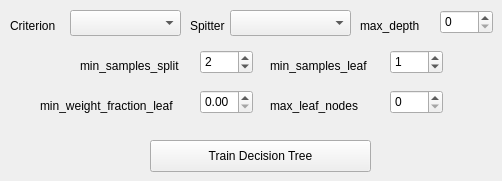
   <widget class="QWidget" name="tab1">
    <attribute name="title">
     <string>Decision Tree</string>
    </attribute>
    <widget class="QComboBox" name="splitter_combo_box">
     <property name="geometry">
      <rect>
       <x>230</x>
       <y>10</y>
       <width>121</width>
       <height>26</height>
      </rect>
     </property>
     <property name="toolTip">
      <string>&lt;html&gt;&lt;head/&gt;&lt;body&gt;&lt;p&gt;&lt;span style=&quot; font-family:'Helvetica,Arial,sans-serif'; font-weight:600; color:#1d1f22;&quot;&gt;splitter&lt;/span&gt;&lt;span style=&quot; font-family:'Helvetica,Arial,sans-serif'; color:#1d1f22;&quot;&gt; : string, optional (default=”best”)&lt;/span&gt;&lt;/p&gt;&lt;p&gt;&lt;span style=&quot; font-family:'Helvetica,Arial,sans-serif'; color:#1d1f22;&quot;&gt;The strategy used to choose the split at each node. Supported strategies are “best” to choose the best split and “random” to choose the best random split.&lt;/span&gt;&lt;/p&gt;&lt;/body&gt;&lt;/html&gt;</string>
     </property>
    </widget>
    <widget class="QLabel" name="label_4">
     <property name="geometry">
      <rect>
       <x>190</x>
       <y>10</y>
       <width>41</width>
       <height>31</height>
      </rect>
     </property>
     <property name="text">
      <string>Spitter</string>
     </property>
    </widget>
    <widget class="QDoubleSpinBox" name="min_weight_fraction_leaf_spinBox">
     <property name="geometry">
      <rect>
       <x>200</x>
       <y>90</y>
       <width>53</width>
       <height>24</height>
      </rect>
     </property>
     <property name="toolTip">
      <string>&lt;html&gt;&lt;head/&gt;&lt;body&gt;&lt;p&gt;&lt;span style=&quot; font-family:'Helvetica,Arial,sans-serif'; font-weight:600; color:#1d1f22;&quot;&gt;min_weight_fraction_leaf&lt;/span&gt;&lt;span style=&quot; font-family:'Helvetica,Arial,sans-serif'; color:#1d1f22;&quot;&gt; : float, optional (default=0.)&lt;/span&gt;&lt;/p&gt;&lt;p&gt;&lt;span style=&quot; font-family:'Helvetica,Arial,sans-serif'; color:#1d1f22;&quot;&gt;The minimum weighted fraction of the input samples required to be at a leaf node.&lt;/span&gt;&lt;/p&gt;&lt;/body&gt;&lt;/html&gt;</string>
     </property>
    </widget>
    <widget class="QSpinBox" name="max_leaf_nodes_spinBox">
     <property name="geometry">
      <rect>
       <x>390</x>
       <y>90</y>
       <width>53</width>
       <height>24</height>
      </rect>
     </property>
     <property name="toolTip">
      <string notr="true">&lt;html&gt;&lt;head/&gt;&lt;body&gt;&lt;p&gt;&lt;span style=&quot; font-family:'Helvetica,Arial,sans-serif'; font-weight:600; color:#1d1f22;&quot;&gt;max_leaf_nodes : &lt;/span&gt;&lt;span style=&quot; font-family:'Helvetica,Arial,sans-serif'; color:#1d1f22;&quot;&gt;int or None, optional (default=None)&lt;/span&gt;&lt;/p&gt;&lt;p&gt;&lt;span style=&quot; font-family:'Helvetica,Arial,sans-serif'; color:#1d1f22;&quot;&gt;Grow a tree with max_leaf_nodes in best-first fashion. Best nodes are defined as relative reduction in impurity. If None then unlimited number of leaf nodes. If not None then max_depth will be ignored.&lt;/span&gt;&lt;/p&gt;&lt;/body&gt;&lt;/html&gt;</string>
     </property>
     <property name="value">
      <number>0</number>
     </property>
    </widget>
    <widget class="QLabel" name="label_7">
     <property name="geometry">
      <rect>
       <x>270</x>
       <y>50</y>
       <width>111</width>
       <height>31</height>
      </rect>
     </property>
     <property name="text">
      <string>min_samples_leaf</string>
     </property>
    </widget>
    <widget class="QSpinBox" name="min_samples_leaf_spinBox">
     <property name="geometry">
      <rect>
       <x>390</x>
       <y>50</y>
       <width>53</width>
       <height>24</height>
      </rect>
     </property>
     <property name="toolTip">
      <string>&lt;html&gt;&lt;head/&gt;&lt;body&gt;&lt;p&gt;&lt;span style=&quot; font-family:'Helvetica,Arial,sans-serif'; font-weight:600; color:#1d1f22;&quot;&gt;min_samples_leaf&lt;/span&gt;&lt;span style=&quot; font-family:'Helvetica,Arial,sans-serif'; color:#1d1f22;&quot;&gt; : int, optional (default=1)&lt;/span&gt;&lt;/p&gt;&lt;p&gt;&lt;span style=&quot; font-family:'Helvetica,Arial,sans-serif'; color:#1d1f22;&quot;&gt;The minimum number of samples required to be at a leaf node.&lt;/span&gt;&lt;/p&gt;&lt;/body&gt;&lt;/html&gt;</string>
     </property>
     <property name="value">
      <number>1</number>
     </property>
    </widget>
    <widget class="QSpinBox" name="max_depth_spinBox">
     <property name="geometry">
      <rect>
       <x>440</x>
       <y>10</y>
       <width>53</width>
       <height>24</height>
      </rect>
     </property>
     <property name="toolTip">
      <string>&lt;html&gt;&lt;head/&gt;&lt;body&gt;&lt;p&gt;&lt;span style=&quot; font-family:'Helvetica,Arial,sans-serif'; font-weight:600; color:#1d1f22;&quot;&gt;max_depth&lt;/span&gt;&lt;span style=&quot; font-family:'Helvetica,Arial,sans-serif'; color:#1d1f22;&quot;&gt; : int or None, optional (default=None)&lt;/span&gt;&lt;/p&gt;&lt;p&gt;&lt;span style=&quot; font-family:'Helvetica,Arial,sans-serif'; color:#1d1f22;&quot;&gt;The maximum depth of the tree. If None, then nodes are expanded until all leaves are pure or until all leaves contain less than min_samples_split samples. Ignored if max_leaf_nodes is not None.&lt;/span&gt;&lt;/p&gt;&lt;/body&gt;&lt;/html&gt;</string>
     </property>
    </widget>
    <widget class="QLabel" name="label_5">
     <property name="geometry">
      <rect>
       <x>360</x>
       <y>10</y>
       <width>71</width>
       <height>31</height>
      </rect>
     </property>
     <property name="text">
      <string>max_depth</string>
     </property>
    </widget>
    <widget class="QLabel" name="label_3">
     <property name="geometry">
      <rect>
       <x>10</x>
       <y>10</y>
       <width>51</width>
       <height>31</height>
      </rect>
     </property>
     <property name="text">
      <string>Criterion</string>
     </property>
    </widget>
    <widget class="QLabel" name="label_9">
     <property name="geometry">
      <rect>
       <x>270</x>
       <y>90</y>
       <width>111</width>
       <height>31</height>
      </rect>
     </property>
     <property name="text">
      <string>max_leaf_nodes</string>
     </property>
    </widget>
    <widget class="QLabel" name="label_8">
     <property name="geometry">
      <rect>
       <x>40</x>
       <y>90</y>
       <width>151</width>
       <height>31</height>
      </rect>
     </property>
     <property name="text">
      <string>min_weight_fraction_leaf</string>
     </property>
    </widget>
    <widget class="QSpinBox" name="min_samples_split_spinBox">
     <property name="geometry">
      <rect>
       <x>200</x>
       <y>50</y>
       <width>53</width>
       <height>24</height>
      </rect>
     </property>
     <property name="toolTip">
      <string>&lt;html&gt;&lt;head/&gt;&lt;body&gt;&lt;p&gt;&lt;span style=&quot; font-family:'Helvetica,Arial,sans-serif'; font-weight:600; color:#1d1f22;&quot;&gt;min_samples_split&lt;/span&gt;&lt;span style=&quot; font-family:'Helvetica,Arial,sans-serif'; color:#1d1f22;&quot;&gt; : int, optional (default=2)&lt;/span&gt;&lt;/p&gt;&lt;p&gt;&lt;span style=&quot; font-family:'Helvetica,Arial,sans-serif'; color:#1d1f22;&quot;&gt;The minimum number of samples required to split an internal node.&lt;/span&gt;&lt;/p&gt;&lt;/body&gt;&lt;/html&gt;</string>
     </property>
     <property name="value">
      <number>2</number>
     </property>
    </widget>
    <widget class="QLabel" name="label_6">
     <property name="geometry">
      <rect>
       <x>80</x>
       <y>50</y>
       <width>111</width>
       <height>31</height>
      </rect>
     </property>
     <property name="text">
      <string>min_samples_split</string>
     </property>
    </widget>
    <widget class="QComboBox" name="criterion_combo_box">
     <property name="geometry">
      <rect>
       <x>70</x>
       <y>10</y>
       <width>111</width>
       <height>26</height>
      </rect>
     </property>
     <property name="toolTip">
      <string>&lt;html&gt;&lt;head/&gt;&lt;body&gt;&lt;p&gt;&lt;span style=&quot; font-family:'Helvetica,Arial,sans-serif'; font-weight:600; color:#1d1f22;&quot;&gt;criterion&lt;/span&gt;&lt;span style=&quot; font-family:'Helvetica,Arial,sans-serif'; color:#1d1f22;&quot;&gt; : string, optional (default=”gini”)&lt;/span&gt;&lt;/p&gt;&lt;p&gt;&lt;span style=&quot; font-family:'Helvetica,Arial,sans-serif'; color:#1d1f22;&quot;&gt;The function to measure the quality of a split. Supported criteria are “gini” for the Gini impurity and “entropy” for the information gain.&lt;/span&gt;&lt;/p&gt;&lt;/body&gt;&lt;/html&gt;</string>
     </property>
    </widget>
    <widget class="QPushButton" name="train_pushButton">
     <property name="geometry">
      <rect>
       <x>150</x>
       <y>140</y>
       <width>221</width>
       <height>32</height>
      </rect>
     </property>
     <property name="text">
      <string>Train Decision Tree</string>
     </property>
    </widget>
   </widget>
